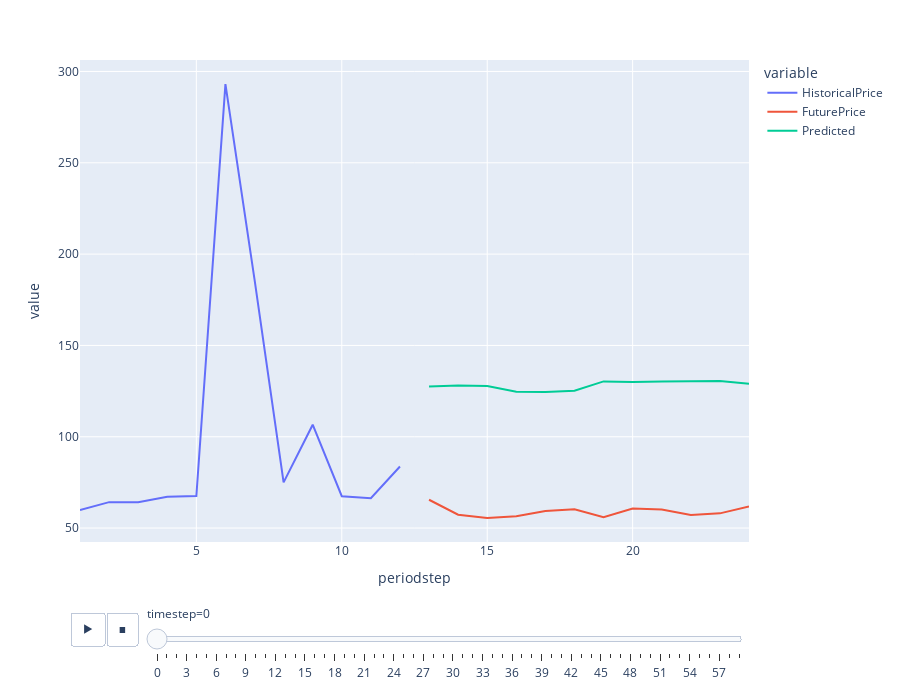

Notebook code cell kept with this figure:
### Code cell
fig = px.line(ddf, x="periodstep", y=["HistoricalPrice", "FuturePrice", "Predicted"], animation_frame="timestep")
fig.update_layout(height=700)  
fig.show()

### Figure 1 — Plotly figure (JSON) as saved in the notebook; plotly's stock layout.template omitted (floating-point values rounded to 4 significant figures)
{"data": [{"hovertemplate": "variable=HistoricalPrice<br>timestep=0<br>periodstep=%{x}<br>value=%{y}<extra></extra>", "legendgroup": "HistoricalPrice", "line": {"color": "#636efa", "dash": "solid"}, "marker": {"symbol": "circle"}, "mode": "lines", "name": "HistoricalPrice", "orientation": "v", "showlegend": true, "type": "scatter", "x": [1, 2, 3, 4, 5, 6, 7, 8, 9, 10, 11, 12, 13, 14, 15, 16, 17, 18, 19, 20, 21, 22, 23, 24], "xaxis": "x", "y": [59.91, 64.2, 64.15, 67.2, 67.58, 293.1, 186.2, 75, 106.6, 67.44, 66.31, 83.71, null, null, null, null, null, null, null, null, null, null, null, null], "yaxis": "y"}, {"hovertemplate": "variable=FuturePrice<br>timestep=0<br>periodstep=%{x}<br>value=%{y}<extra></extra>", "legendgroup": "FuturePrice", "line": {"color": "#EF553B", "dash": "solid"}, "marker": {"symbol": "circle"}, "mode": "lines", "name": "FuturePrice", "orientation": "v", "showlegend": true, "type": "scatter", "x": [1, 2, 3, 4, 5, 6, 7, 8, 9, 10, 11, 12, 13, 14, 15, 16, 17, 18, 19, 20, 21, 22, 23, 24], "xaxis": "x", "y": [null, null, null, null, null, null, null, null, null, null, null, null, 65.51, 57.34, 55.57, 56.42, 59.36, 60.26, 55.97, 60.71, 60.15, 57.11, 58.05, 61.79], "yaxis": "y"}, {"hovertemplate": "variable=Predicted<br>timestep=0<br>periodstep=%{x}<br>value=%{y}<extra></extra>", "legendgroup": "Predicted", "line": {"color": "#00cc96", "dash": "solid"}, "marker": {"symbol": "circle"}, "mode": "lines", "name": "Predicted", "orientation": "v", "showlegend": true, "type": "scatter", "x": [1, 2, 3, 4, 5, 6, 7, 8, 9, 10, 11, 12, 13, 14, 15, 16, 17, 18, 19, 20, 21, 22, 23, 24], "xaxis": "x", "y": [null, null, null, null, null, null, null, null, null, null, null, null, 127.6, 128.1, 127.8, 124.6, 124.5, 125.2, 130.3, 130.0, 130.3, 130.5, 130.5, 129.0], "yaxis": "y"}], "layout": {"height": 700, "legend": {"title": {"text": "variable"}, "tracegroupgap": 0}, "margin": {"t": 60}, "sliders": [{"active": 0, "currentvalue": {"prefix": "timestep="}, "len": 0.9, "pad": {"b": 10, "t": 60}, "steps": [{"args": [["0"], {"frame": {"duration": 0, "redraw": false}, "fromcurrent": true, "mode": "immediate", "transition": {"duration": 0, "easing": "linear"}}], "label": "0", "method": "animate"}, {"args": [["1"], {"frame": {"duration": 0, "redraw": false}, "fromcurrent": true, "mode": "immediate", "transition": {"duration": 0, "easing": "linear"}}], "label": "1", "method": "animate"}, {"args": [["2"], {"frame": {"duration": 0, "redraw": false}, "fromcurrent": true, "mode": "immediate", "transition": {"duration": 0, "easing": "linear"}}], "label": "2", "method": "animate"}, {"args": [["3"], {"frame": {"duration": 0, "redraw": false}, "fromcurrent": true, "mode": "immediate", "transition": {"duration": 0, "easing": "linear"}}], "label": "3", "method": "animate"}, {"args": [["4"], {"frame": {"duration": 0, "redraw": false}, "fromcurrent": true, "mode": "immediate", "transition": {"duration": 0, "easing": "linear"}}], "label": "4", "method": "animate"}, {"args": [["5"], {"frame": {"duration": 0, "redraw": false}, "fromcurrent": true, "mode": "immediate", "transition": {"duration": 0, "easing": "linear"}}], "label": "5", "method": "animate"}, {"args": [["6"], {"frame": {"duration": 0, "redraw": false}, "fromcurrent": true, "mode": "immediate", "transition": {"duration": 0, "easing": "linear"}}], "label": "6", "method": "animate"}, {"args": [["7"], {"frame": {"duration": 0, "redraw": false}, "fromcurrent": true, "mode": "immediate", "transition": {"duration": 0, "easing": "linear"}}], "label": "7", "method": "animate"}, {"args": [["8"], {"frame": {"duration": 0, "redraw": false}, "fromcurrent": true, "mode": "immediate", "transition": {"duration": 0, "easing": "linear"}}], "label": "8", "method": "animate"}, {"args": [["9"], {"frame": {"duration": 0, "redraw": false}, "fromcurrent": true, "mode": "immediate", "transition": {"duration": 0, "easing": "linear"}}], "label": "9", "method": "animate"}, {"args": [["10"], {"frame": {"duration": 0, "redraw": false}, "fromcurrent": true, "mode": "immediate", "transition": {"duration": 0, "easing": "linear"}}], "label": "10", "method": "animate"}, {"args": [["11"], {"frame": {"duration": 0, "redraw": false}, "fromcurrent": true, "mode": "immediate", "transition": {"duration": 0, "easing": "linear"}}], "label": "11", "method": "animate"}, {"args": [["12"], {"frame": {"duration": 0, "redraw": false}, "fromcurrent": true, "mode": "immediate", "transition": {"duration": 0, "easing": "linear"}}], "label": "12", "method": "animate"}, {"args": [["13"], {"frame": {"duration": 0, "redraw": false}, "fromcurrent": true, "mode": "immediate", "transition": {"duration": 0, "easing": "linear"}}], "label": "13", "method": "animate"}, {"args": [["14"], {"frame": {"duration": 0, "redraw": false}, "fromcurrent": true, "mode": "immediate", "transition": {"duration": 0, "easing": "linear"}}], "label": "14", "method": "animate"}, {"args": [["15"], {"frame": {"duration": 0, "redraw": false}, "fromcurrent": true, "mode": "immediate", "transition": {"duration": 0, "easing": "linear"}}], "label": "15", "method": "animate"}, {"args": [["16"], {"frame": {"duration": 0, "redraw": false}, "fromcurrent": true, "mode": "immediate", "transition": {"duration": 0, "easing": "linear"}}], "label": "16", "method": "animate"}, {"args": [["17"], {"frame": {"duration": 0, "redraw": false}, "fromcurrent": true, "mode": "immediate", "transition": {"duration": 0, "easing": "linear"}}], "label": "17", "method": "animate"}, {"args": [["18"], {"frame": {"duration": 0, "redraw": false}, "fromcurrent": true, "mode": "immediate", "transition": {"duration": 0, "easing": "linear"}}], "label": "18", "method": "animate"}, {"args": [["19"], {"frame": {"duration": 0, "redraw": false}, "fromcurrent": true, "mode": "immediate", "transition": {"duration": 0, "easing": "linear"}}], "label": "19", "method": "animate"}, {"args": [["20"], {"frame": {"duration": 0, "redraw": false}, "fromcurrent": true, "mode": "immediate", "transition": {"duration": 0, "easing": "linear"}}], "label": "20", "method": "animate"}, {"args": [["21"], {"frame": {"duration": 0, "redraw": false}, "fromcurrent": true, "mode": "immediate", "transition": {"duration": 0, "easing": "linear"}}], "label": "21", "method": "animate"}, {"args": [["22"], {"frame": {"duration": 0, "redraw": false}, "fromcurrent": true, "mode": "immediate", "transition": {"duration": 0, "easing": "linear"}}], "label": "22", "method": "animate"}, {"args": [["23"], {"frame": {"duration": 0, "redraw": false}, "fromcurrent": true, "mode": "immediate", "transition": {"duration": 0, "easing": "linear"}}], "label": "23", "method": "animate"}, {"args": [["24"], {"frame": {"duration": 0, "redraw": false}, "fromcurrent": true, "mode": "immediate", "transition": {"duration": 0, "easing": "linear"}}], "label": "24", "method": "animate"}, {"args": [["25"], {"frame": {"duration": 0, "redraw": false}, "fromcurrent": true, "mode": "immediate", "transition": {"duration": 0, "easing": "linear"}}], "label": "25", "method": "animate"}, {"args": [["26"], {"frame": {"duration": 0, "redraw": false}, "fromcurrent": true, "mode": "immediate", "transition": {"duration": 0, "easing": "linear"}}], "label": "26", "method": "animate"}, {"args": [["27"], {"frame": {"duration": 0, "redraw": false}, "fromcurrent": true, "mode": "immediate", "transition": {"duration": 0, "easing": "linear"}}], "label": "27", "method": "animate"}, {"args": [["28"], {"frame": {"duration": 0, "redraw": false}, "fromcurrent": true, "mode": "immediate", "transition": {"duration": 0, "easing": "linear"}}], "label": "28", "method": "animate"}, {"args": [["29"], {"frame": {"duration": 0, "redraw": false}, "fromcurrent": true, "mode": "immediate", "transition": {"duration": 0, "easing": "linear"}}], "label": "29", "method": "animate"}, {"args": [["30"], {"frame": {"duration": 0, "redraw": false}, "fromcurrent": true, "mode": "immediate", "transition": {"duration": 0, "easing": "linear"}}], "label": "30", "method": "animate"}, {"args": [["31"], {"frame": {"duration": 0, "redraw": false}, "fromcurrent": true, "mode": "immediate", "transition": {"duration": 0, "easing": "linear"}}], "label": "31", "method": "animate"}, {"args": [["32"], {"frame": {"duration": 0, "redraw": false}, "fromcurrent": true, "mode": "immediate", "transition": {"duration": 0, "easing": "linear"}}], "label": "32", "method": "animate"}, {"args": [["33"], {"frame": {"duration": 0, "redraw": false}, "fromcurrent": true, "mode": "immediate", "transition": {"duration": 0, "easing": "linear"}}], "label": "33", "method": "animate"}, {"args": [["34"], {"frame": {"duration": 0, "redraw": false}, "fromcurrent": true, "mode": "immediate", "transition": {"duration": 0, "easing": "linear"}}], "label": "34", "method": "animate"}, {"args": [["35"], {"frame": {"duration": 0, "redraw": false}, "fromcurrent": true, "mode": "immediate", "transition": {"duration": 0, "easing": "linear"}}], "label": "35", "method": "animate"}, {"args": [["36"], {"frame": {"duration": 0, "redraw": false}, "fromcurrent": true, "mode": "immediate", "transition": {"duration": 0, "easing": "linear"}}], "label": "36", "method": "animate"}, {"args": [["37"], {"frame": {"duration": 0, "redraw": false}, "fromcurrent": true, "mode": "immediate", "transition": {"duration": 0, "easing": "linear"}}], "label": "37", "method": "animate"}, {"args": [["38"], {"frame": {"duration": 0, "redraw": false}, "fromcurrent": true, "mode": "immediate", "transition": {"duration": 0, "easing": "linear"}}], "label": "38", "method": "animate"}, {"args": [["39"], {"frame": {"duration": 0, "redraw": false}, "fromcurrent": true, "mode": "immediate", "transition": {"duration": 0, "easing": "linear"}}], "label": "39", "method": "animate"}, {"args": [["40"], {"frame": {"duration": 0, "redraw": false}, "fromcurrent": true, "mode": "immediate", "transition": {"duration": 0, "easing": "linear"}}], "label": "40", "method": "animate"}, {"args": [["41"], {"frame": {"duration": 0, "redraw": false}, "fromcurrent": true, "mode": "immediate", "transition": {"duration": 0, "easing": "linear"}}], "label": "41", "method": "animate"}, {"args": [["42"], {"frame": {"duration": 0, "redraw": false}, "fromcurrent": true, "mode": "immediate", "transition": {"duration": 0, "easing": "linear"}}], "label": "42", "method": "animate"}, {"args": [["43"], {"frame": {"duration": 0, "redraw": false}, "fromcurrent": true, "mode": "immediate", "transition": {"duration": 0, "easing": "linear"}}], "label": "43", "method": "animate"}, {"args": [["44"], {"frame": {"duration": 0, "redraw": false}, "fromcurrent": true, "mode": "immediate", "transition": {"duration": 0, "easing": "linear"}}], "label": "44", "method": "animate"}, {"args": [["45"], {"frame": {"duration": 0, "redraw": false}, "fromcurrent": true, "mode": "immediate", "transition": {"duration": 0, "easing": "linear"}}], "label": "45", "method": "animate"}, {"args": [["46"], {"frame": {"duration": 0, "redraw": false}, "fromcurrent": true, "mode": "immediate", "transition": {"duration": 0, "easing": "linear"}}], "label": "46", "method": "animate"}, {"args": [["47"], {"frame": {"duration": 0, "redraw": false}, "fromcurrent": true, "mode": "immediate", "transition": {"duration": 0, "easing": "linear"}}], "label": "47", "method": "animate"}, {"args": [["48"], {"frame": {"duration": 0, "redraw": false}, "fromcurrent": true, "mode": "immediate", "transition": {"duration": 0, "easing": "linear"}}], "label": "48", "method": "animate"}, {"args": [["49"], {"frame": {"duration": 0, "redraw": false}, "fromcurrent": true, "mode": "immediate", "transition": {"duration": 0, "easing": "linear"}}], "label": "49", "method": "animate"}, {"args": [["50"], {"frame": {"duration": 0, "redraw": false}, "fromcurrent": true, "mode": "immediate", "transition": {"duration": 0, "easing": "linear"}}], "label": "50", "method": "animate"}, {"args": [["51"], {"frame": {"duration": 0, "redraw": false}, "fromcurrent": true, "mode": "immediate", "transition": {"duration": 0, "easing": "linear"}}], "label": "51", "method": "animate"}, {"args": [["52"], {"frame": {"duration": 0, "redraw": false}, "fromcurrent": true, "mode": "immediate", "transition": {"duration": 0, "easing": "linear"}}], "label": "52", "method": "animate"}, {"args": [["53"], {"frame": {"duration": 0, "redraw": false}, "fromcurrent": true, "mode": "immediate", "transition": {"duration": 0, "easing": "linear"}}], "label": "53", "method": "animate"}, {"args": [["54"], {"frame": {"duration": 0, "redraw": false}, "fromcurrent": true, "mode": "immediate", "transition": {"duration": 0, "easing": "linear"}}], "label": "54", "method": "animate"}, {"args": [["55"], {"frame": {"duration": 0, "redraw": false}, "fromcurrent": true, "mode": "immediate", "transition": {"duration": 0, "easing": "linear"}}], "label": "55", "method": "animate"}, {"args": [["56"], {"frame": {"duration": 0, "redraw": false}, "fromcurrent": true, "mode": "immediate", "transition": {"duration": 0, "easing": "linear"}}], "label": "56", "method": "animate"}, {"args": [["57"], {"frame": {"duration": 0, "redraw": false}, "fromcurrent": true, "mode": "immediate", "transition": {"duration": 0, "easing": "linear"}}], "label": "57", "method": "animate"}, {"args": [["58"], {"frame": {"duration": 0, "redraw": false}, "fromcurrent": true, "mode": "immediate", "transition": {"duration": 0, "easing": "linear"}}], "label": "58", "method": "animate"}, {"args": [["59"], {"frame": {"duration": 0, "redraw": false}, "fromcurrent": true, "mode": "immediate", "transition": {"duration": 0, "easing": "linear"}}], "label": "59", "method": "animate"}], "x": 0.1, "xanchor": "left", "y": 0, "yanchor": "top"}], "updatemenus": [{"buttons": [{"args": [null, {"frame": {"duration": 500, "redraw": false}, "fromcurrent": true, "mode": "immediate", "transition": {"duration": 500, "easing": "linear"}}], "label": "&#9654;", "method": "animate"}, {"args": [[null], {"frame": {"duration": 0, "redraw": false}, "fromcurrent": true, "mode": "immediate", "transition": {"duration": 0, "easing": "linear"}}], "label": "&#9724;", "method": "animate"}], "direction": "left", "pad": {"r": 10, "t": 70}, "showactive": false, "type": "buttons", "x": 0.1, "xanchor": "right", "y": 0, "yanchor": "top"}], "xaxis": {"anchor": "y", "domain": [0, 1], "title": {"text": "periodstep"}}, "yaxis": {"anchor": "x", "domain": [0, 1], "title": {"text": "value"}}}}
